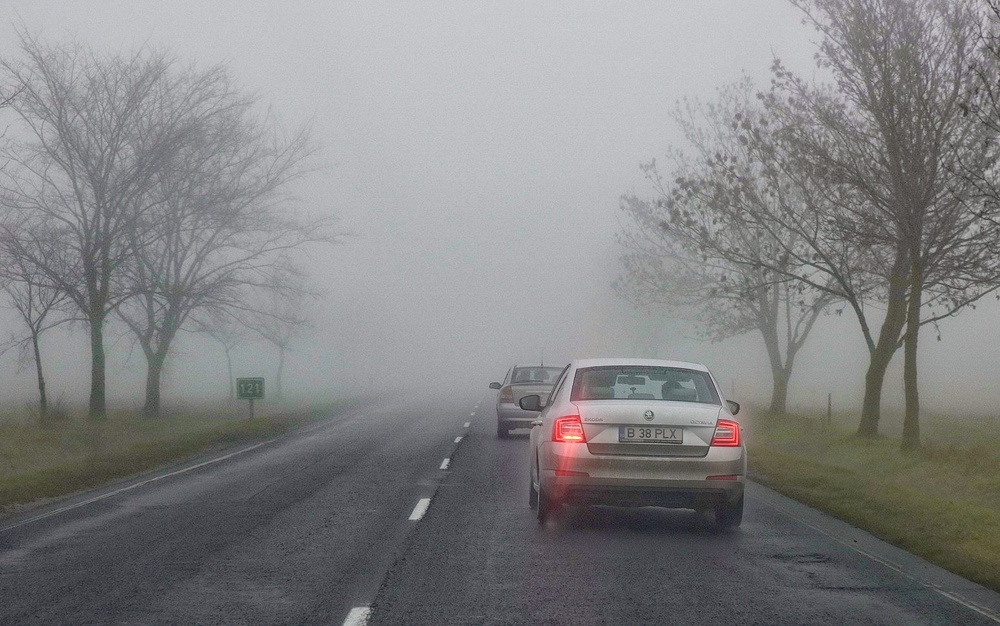
#> input picture awod_data/processed/fog_2cls_dehazed_daylight_v1/images/dawn__foggy-030.jpg, 1000 x 626 px, shrunk from 1548 x 969 before the run; its folder holds only this picture in this run
$ python compare_lowlight_presets.py ../awod_data/processed/fog_2cls_dehazed_daylight_v1/images/dawn__foggy-030.jpg out
#> lines starting #> are read from the running program, lines starting #| are printed output that depends on the picture
### tools/dehaze_images.py
"""Preprocess RGB images without YOLO; preserve names, subfolders and geometry.

Run from the repository root: python -m tools.dehaze_images --help
Output: images/, optional maps/, and run.json. Labels/splits are not generated.
"""

import argparse
import json
from pathlib import Path
import time

import cv2
import numpy as np

from core.dehaze import DarkChannelPrior, RetinexBDCP


EXTENSIONS = {".jpg", ".jpeg", ".png", ".bmp", ".tif", ".tiff", ".webp"}


def read_rgb(path):
    # UNCHANGED avoids implicit EXIF rotation and preserves the source bit depth
    # so unsupported inputs fail explicitly instead of changing label geometry.
    bgr = cv2.imdecode(np.fromfile(str(path), dtype=np.uint8), cv2.IMREAD_UNCHANGED)
    if bgr is None or bgr.dtype != np.uint8 or bgr.ndim != 3 or bgr.shape[2] != 3:
        raise ValueError(f"Expected an 8-bit three-channel image: {path}")
    return cv2.cvtColor(bgr, cv2.COLOR_BGR2RGB)


def write_rgb(path, image):
    path.parent.mkdir(parents=True, exist_ok=True)
    options = [cv2.IMWRITE_JPEG_QUALITY, 95] if path.suffix.lower() in {".jpg", ".jpeg"} else []
    ok, encoded = cv2.imencode(path.suffix, cv2.cvtColor(image, cv2.COLOR_RGB2BGR), options)
    if not ok:
        raise OSError(f"Cannot encode image: {path}")
    encoded.tofile(str(path))


# [73 lines left out: function main, not called in this run]


# [2 lines that do not run on import are left out]

### core/lowlight/retinex.py
"""Multiscale Retinex with color restoration for low-light RGB images.

Reference: Jobson, Rahman & Woodell (1997), sections III–V and table II.
DOI: 10.1109/83.597272.
"""

import cv2
import numpy as np


class LowLightRetinex:
    """Equal-weight MSRCR. Scales are Gaussian space constants in pixels.

    The display transform is shared across channels and images. Its gain and
    midpoint are engineering defaults for natural logarithms and uint8 output.
    shadow_rolloff is the mean RGB level above which enhancement is fully
    applied. Set it to zero for the unblended paper response.

    contrast_stretch: If True, apply adaptive histogram stretching after MSRCR
    to improve output clarity. Recommended for extreme low-light scenes.

    denoise: Noise reduction strength. Options:
        None or False: No denoising
        'mild': Gentle bilateral filtering (preserves fine detail)
        'moderate': Balanced noise reduction
        'strong': Aggressive denoising (may soften edges)
    """

    def __init__(self, scales=(15, 80, 250), *, gain=0.35, midpoint=128.0,
                 shadow_rolloff=32.0, contrast_stretch=False, denoise=None):
        self.scales = tuple(float(scale) for scale in scales)
        if not self.scales or not all(np.isfinite(s) and s > 0 for s in self.scales):
            raise ValueError("scales must contain finite positive space constants")
        if not np.isfinite(gain) or gain <= 0:
            raise ValueError("gain must be finite and positive")
        if not np.isfinite(midpoint) or not 0 <= midpoint <= 255:
            raise ValueError("midpoint must be between 0 and 255")
        if not np.isfinite(shadow_rolloff) or not 0 <= shadow_rolloff <= 255:
            raise ValueError("shadow_rolloff must be between 0 and 255")
        if denoise not in (None, False, 'mild', 'moderate', 'strong'):
            raise ValueError("denoise must be None, False, 'mild', 'moderate', or 'strong'")
        self.gain = float(gain)
        self.midpoint = float(midpoint)
        self.shadow_rolloff = float(shadow_rolloff)
        self.contrast_stretch = bool(contrast_stretch)
        self.denoise = denoise

    def enhance(self, image: np.ndarray) -> np.ndarray:
        """Enhance an H×W×3 uint8 RGB image, preserving its pixel geometry."""
        if (not isinstance(image, np.ndarray) or image.dtype != np.uint8
                or image.ndim != 3 or image.shape[2] != 3 or image.size == 0):
            raise ValueError("expected a nonempty H×W×3 uint8 RGB image")
        # A spatially uniform field has no reflectance detail to enhance.
        if np.all(image == image[0, 0]):
            return image.copy()

        signal = image.astype(np.float32) + 1.0  # one digital count for log(0)
        log_signal = np.log(signal)
        response = np.zeros_like(signal)
        for scale in self.scales:
            # Paper: exp(-r²/c²). OpenCV: exp(-r²/(2 sigma²)).
            surround = cv2.GaussianBlur(signal, (0, 0), scale / np.sqrt(2.0),
                                        borderType=cv2.BORDER_REFLECT_101)
            response += log_signal - np.log(surround)
        response /= len(self.scales)

        chromaticity = signal / signal.sum(axis=2, keepdims=True)
        color_restoration = 46.0 * np.log(125.0 * chromaticity)
        display = self.midpoint + self.gain * color_restoration * response
        if self.shadow_rolloff > 0:
            # A common RGB weight avoids coloring nearly neutral deep shadows.
            level = image.mean(axis=2, dtype=np.float32, keepdims=True)
            x = np.minimum(level / self.shadow_rolloff, 1.0)
            weight = x * x * (3.0 - 2.0 * x)
            display = image + weight * (display - image)

        result = np.rint(np.clip(display, 0, 255)).astype(np.uint8)

        if self.denoise:
            result = self._apply_denoising(result)

        if self.contrast_stretch:
            result = self._adaptive_contrast_stretch(result)

        return result

    def _apply_denoising(self, image: np.ndarray) -> np.ndarray:
        """Apply bilateral filtering to reduce noise while preserving edges.

        Bilateral filter smooths similar-colored regions while keeping sharp
        transitions intact, making it ideal for denoising enhanced low-light
        images where noise is amplified but edge information is valuable.
        """
        if self.denoise == 'mild':
            # Gentle: preserve fine details, remove obvious noise
            return cv2.bilateralFilter(image, d=5, sigmaColor=50, sigmaSpace=50)
        elif self.denoise == 'moderate':
            # Balanced: good noise reduction with acceptable edge preservation
            return cv2.bilateralFilter(image, d=7, sigmaColor=75, sigmaSpace=75)
        elif self.denoise == 'strong':
            # Aggressive: maximum noise removal, may soften edges
            return cv2.bilateralFilter(image, d=9, sigmaColor=100, sigmaSpace=100)
        return image

    def _adaptive_contrast_stretch(self, image: np.ndarray) -> np.ndarray:
        """Apply adaptive histogram stretching to improve contrast clarity.

        Uses per-channel percentile clipping to avoid outlier saturation,
        then stretches the histogram to fill [0, 255]. This recovers local
        contrast that MSRCR may compress into the mid-gray range.
        """
        stretched = np.zeros_like(image)
        for c in range(3):
            channel = image[:, :, c]
            # Clip extreme outliers using percentiles (1%, 99% more aggressive)
            p_low, p_high = np.percentile(channel, (1, 99))
            if p_high > p_low:
                # Linear stretch to [0, 255]
                stretched_ch = (channel.astype(np.float32) - p_low) * (255.0 / (p_high - p_low))
                stretched[:, :, c] = np.clip(stretched_ch, 0, 255).astype(np.uint8)
            else:
                stretched[:, :, c] = channel
        return stretched

### tools/compare_lowlight_presets.py
"""Compare low-light enhancement presets on a test image.

Usage: python tools/compare_lowlight_presets.py input.jpg output_dir/
Creates side-by-side comparison with original, moderate, and extreme presets.
"""

import argparse
from pathlib import Path

import cv2
import numpy as np

from core.lowlight import LowLightRetinex
from tools.dehaze_images import read_rgb, write_rgb


def create_comparison(image: np.ndarray) -> np.ndarray:
    """Create a 2x2 grid: original, preserve, moderate, extreme."""
    h, w = image.shape[:2]

    # Compute all variants
    original = image
    preserve = LowLightRetinex(
        gain=0.35, shadow_rolloff=32.0, contrast_stretch=False, denoise=None
    ).enhance(image)
    moderate = LowLightRetinex(
        gain=0.5, shadow_rolloff=20.0, contrast_stretch=True, denoise="mild"
    ).enhance(image)
    extreme = LowLightRetinex(
        gain=0.7, shadow_rolloff=12.0, contrast_stretch=True, denoise="moderate"
    ).enhance(image)

    # Add labels
    def add_label(img, text):
        labeled = img.copy()
        cv2.putText(labeled, text, (10, 30), cv2.FONT_HERSHEY_SIMPLEX,
                    1.0, (0, 255, 255), 2, cv2.LINE_AA)
        return labeled

    top_row = np.hstack([
        add_label(original, "Original"),
        add_label(preserve, "Preserve"),
    ])
    bottom_row = np.hstack([
        add_label(moderate, "Moderate (default)"),
        add_label(extreme, "Extreme"),
    ])

    return np.vstack([top_row, bottom_row])


def main():
    parser = argparse.ArgumentParser(description=__doc__)
    parser.add_argument("input", type=Path, help="Input low-light image")
    parser.add_argument("output_dir", type=Path, help="Output directory")
    args = parser.parse_args()

    args.output_dir.mkdir(parents=True, exist_ok=True)

    image = read_rgb(args.input)
#> in read_rgb, bgr is the input picture: shape (626, 1000, 3); mean B, G, R 132, 131, 130.9
    comparison = create_comparison(image)
#> after the loop in enhance, `for scale in self.scales:`:
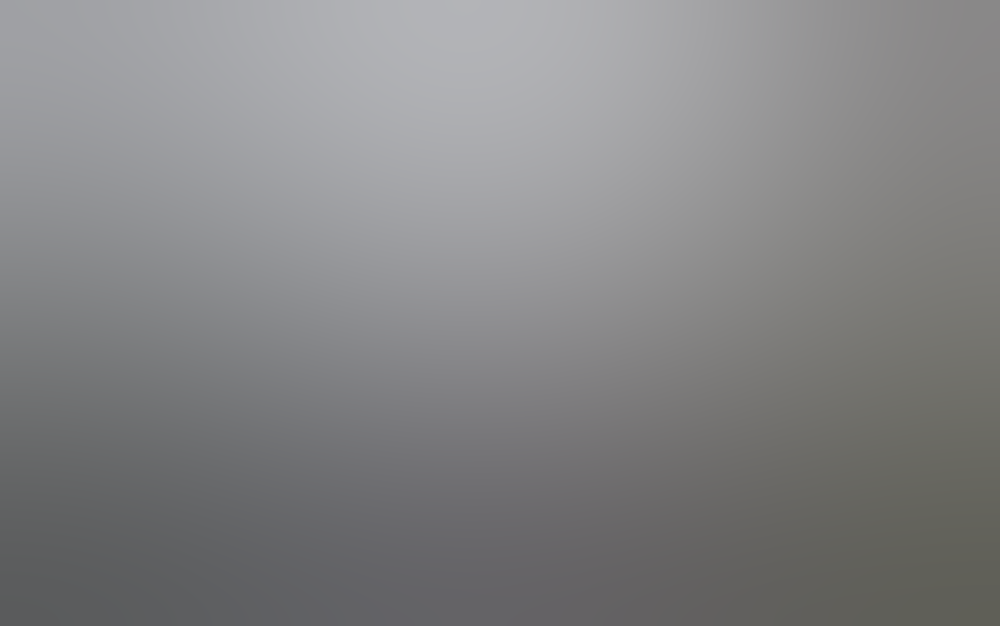
#> surround: shape (626, 1000, 3) float32; mean R, G, B 131.9, 132, 133
#> in enhance (call 2), `x = np.minimum(level / self.shadow_rolloff, 1.0)`: x: shape (626, 1000, 1) float32; every value is 1
#> the loop in _adaptive_contrast_stretch, `for c in range(3):` made 3 passes
#> (p_low, p_high) on passes 1 to 3: (90, 152), (90, 149), (91, 150)
#> after the loop in _adaptive_contrast_stretch, `for c in range(3):`:
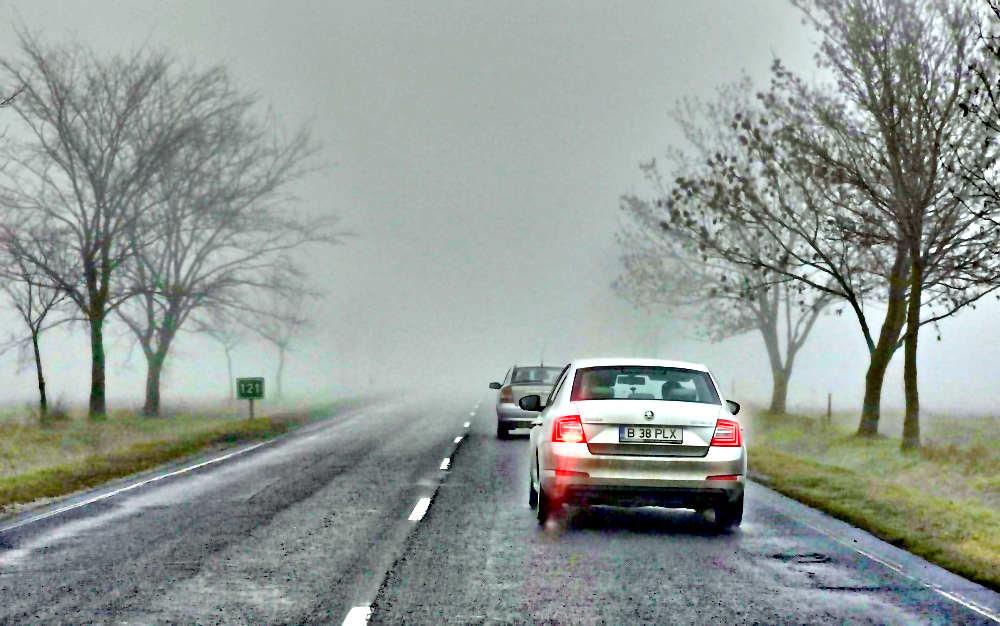
#> stretched: shape (626, 1000, 3); mean R, G, B 147.3, 154.9, 150
#> after the loop in _adaptive_contrast_stretch, `for c in range(3):`:
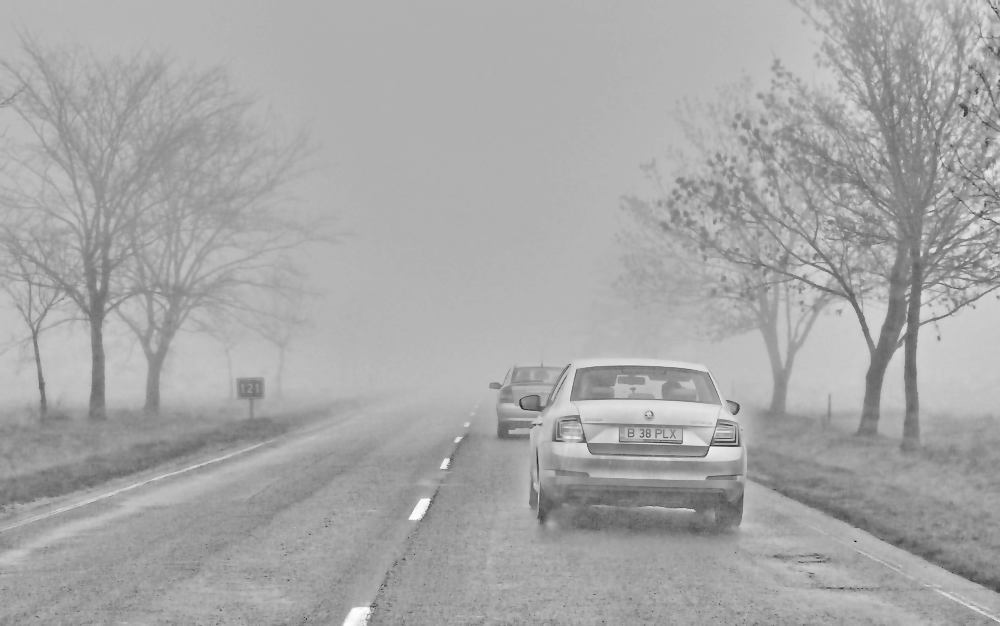
#> stretched_ch: shape (626, 1000) float32; min -280.9, max 376, mean 150.6; drawn with min black and max white
#> in enhance (call 3), `result = np.rint(np.clip(display, 0, 255)).astype(np.uint8)`:
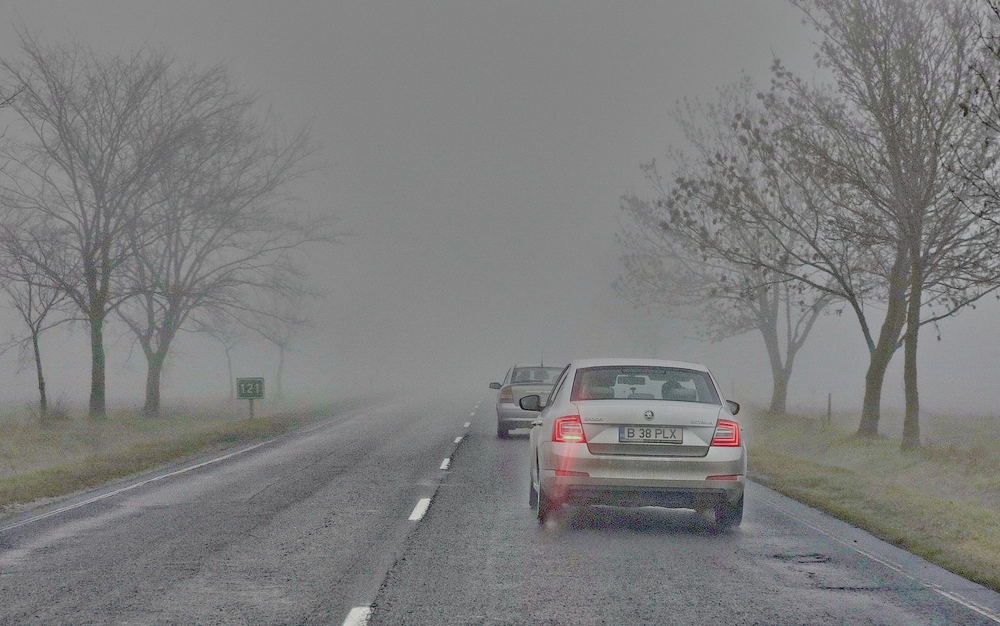
#> result: shape (626, 1000, 3); mean R, G, B 125.1, 125.1, 124.9
#> the loop in _adaptive_contrast_stretch (call 2), `for c in range(3):` made 3 passes
#> (p_low, p_high) on passes 1 to 3: (77, 160), (76, 156), (77, 158)
#> pass 1, in _adaptive_contrast_stretch (call 2), `stretched_ch = (channel.astype(np.float32) - p_low) * (255.0 / (p_high..`:
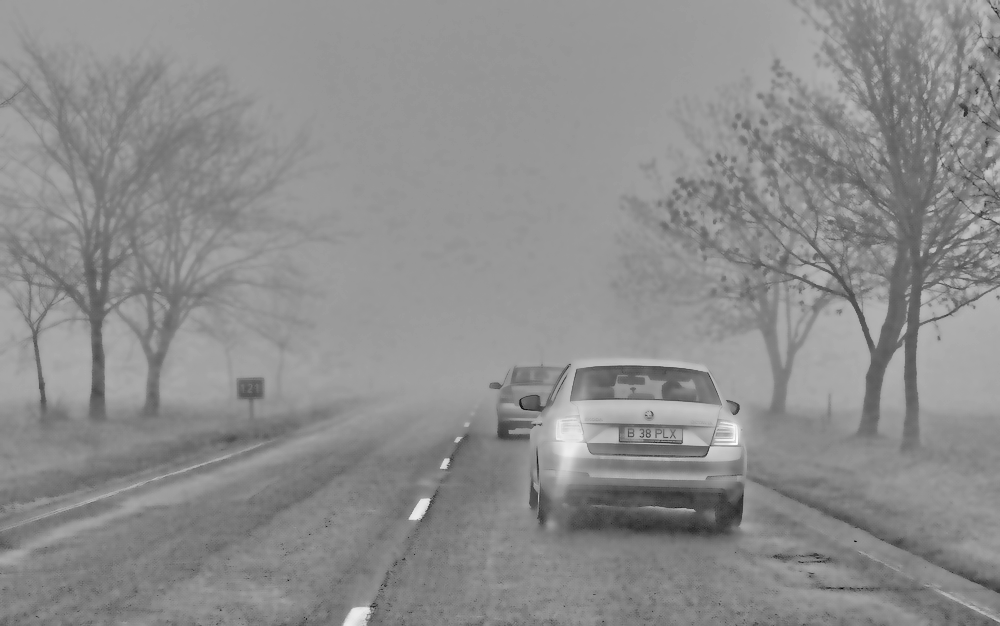
#> stretched_ch: shape (626, 1000) float32; min -199.7, max 427, mean 148; drawn with min black and max white
#> in create_comparison, `bottom_row = np.hstack([ add_label(moderate, "Moderate (default)"), ad..`:
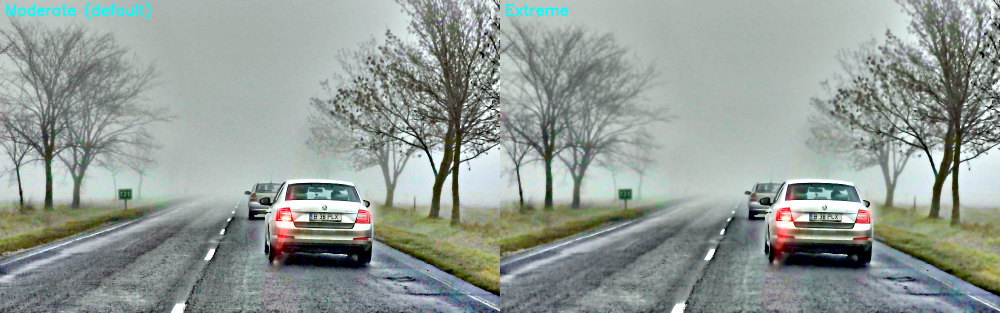
#> bottom_row: shape (626, 2000, 3) (shown at 1/2 size); mean R, G, B 146.8, 155.7, 150.5
#> in create_comparison, `return np.vstack([top_row, bottom_row])`:
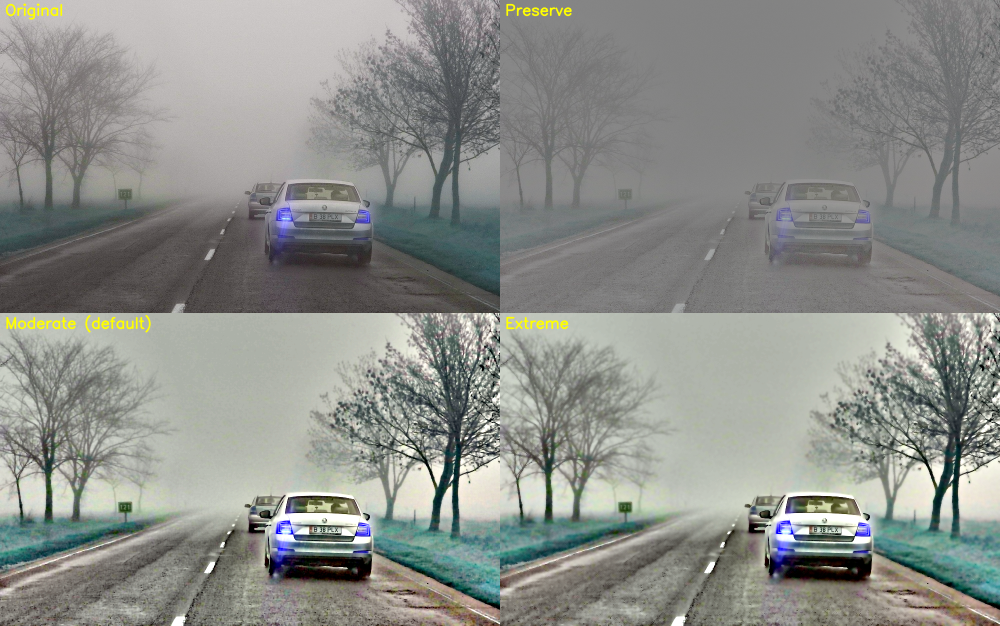
#> returned value: shape (1252, 2000, 3) (shown at 1/2 size); mean of channels 0, 1, 2 137.6, 142.3, 139.9; drawn as B, G, R

    output_path = args.output_dir / f"{args.input.stem}_comparison.png"
    write_rgb(output_path, comparison)
    print(f"Comparison saved to: {output_path}")

    # Also save individual versions
    for name, params in [
        ("preserve", {"gain": 0.35, "shadow_rolloff": 32.0, "contrast_stretch": False, "denoise": None}),
        ("moderate", {"gain": 0.5, "shadow_rolloff": 20.0, "contrast_stretch": True, "denoise": "mild"}),
        ("extreme", {"gain": 0.7, "shadow_rolloff": 12.0, "contrast_stretch": True, "denoise": "moderate"}),
    ]:
        enhanced = LowLightRetinex(**params).enhance(image)
        individual_path = args.output_dir / f"{args.input.stem}_{name}.png"
        write_rgb(individual_path, enhanced)
        print(f"  {name}: {individual_path}")


if __name__ == "__main__":
    main()
